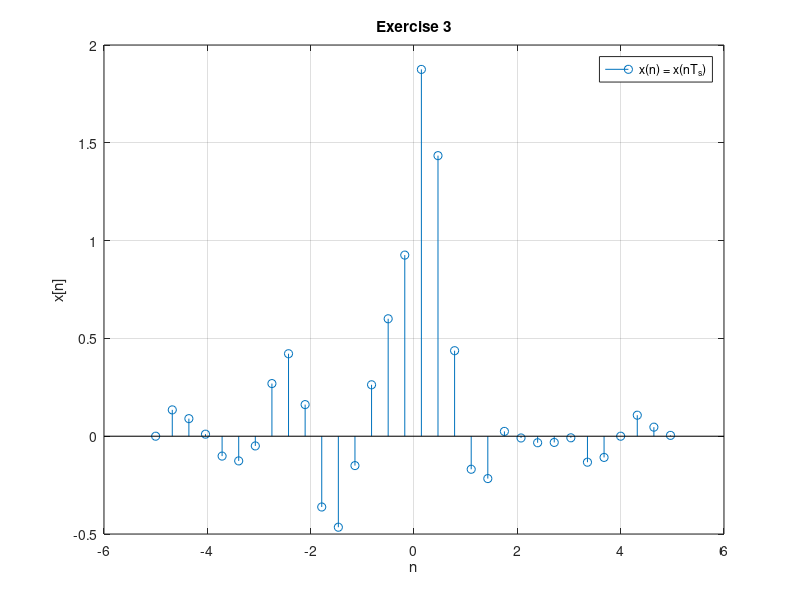

Reproduce this figure in MATLAB.
Ts = 9/28;
n = -5:Ts:5;
x = @(t) (3/2 + (3/10)*sin(2*pi*t) + sin(2*pi*t/3) - sin(2*pi*t/10)).*sinc(t);
stem(n, x(n))
grid on
title('Exercise 3');
legend('x(n) = x(nT_s)');
xlabel('n');
ylabel('x[n]');